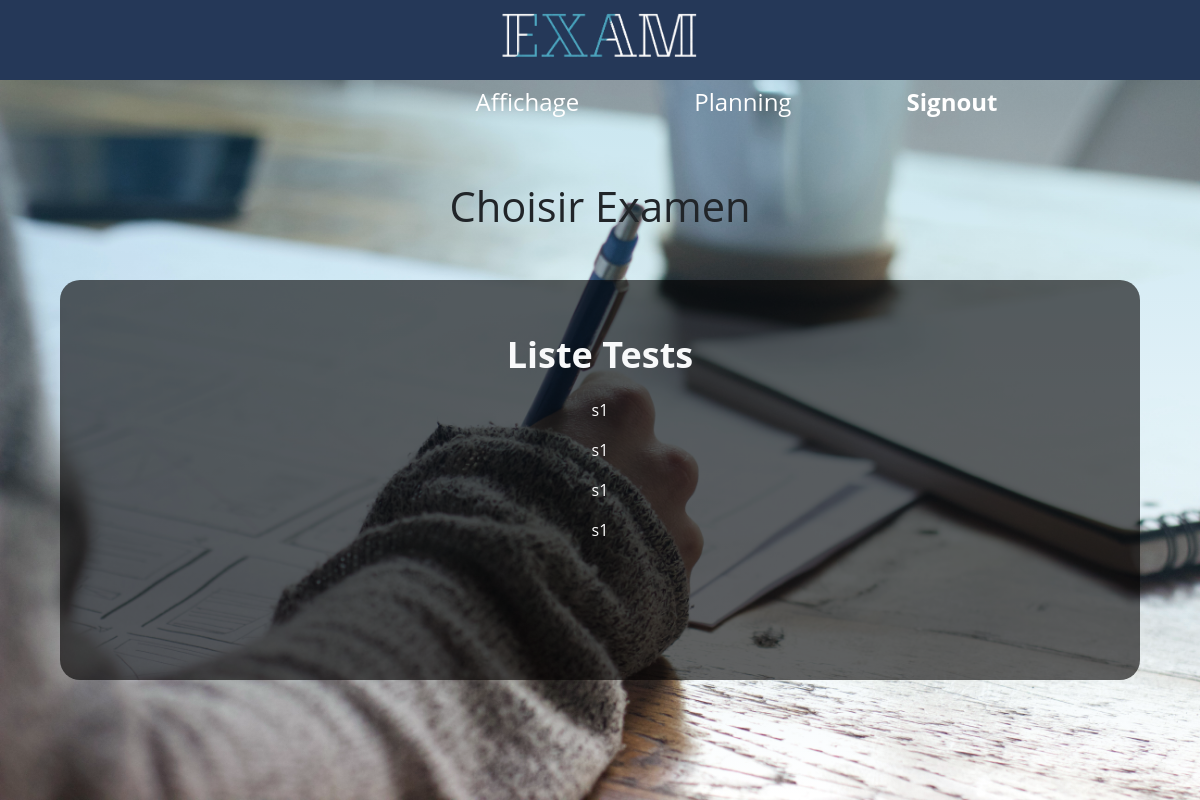
/showtest.php?subid=6 (signed in), run on the app's committed database.
### tables this page shows
CREATE TABLE IF NOT EXISTS `mst_test` (
  `test_id` int(5) NOT NULL AUTO_INCREMENT,
  `sub_id` int(5) NOT NULL,
  `test_name` varchar(30) DEFAULT NULL,
  `total_que` varchar(15) DEFAULT NULL,
  `loginid` varchar(20) NOT NULL,
  `lvl` varchar(20) NOT NULL,
  PRIMARY KEY (`test_id`),
  KEY `sub_id` (`sub_id`),
  KEY `loginid` (`loginid`)
);

### showtest.php (the view, shortened to what this page needs)
<!DOCTYPE HTML PUBLIC "-//W3C//DTD HTML 4.01 Transitional//EN" "http://www.w3.org/TR/html4/loose.dtd">
<html>
<head>
<link href="css/showtest.css" rel="stylesheet" type="text/css">
    <link href="https://cdn.jsdelivr.net/npm/bootstrap@5.0.1/dist/css/bootstrap.min.css" rel="stylesheet">
    <link rel="stylesheet" href="https://cdn.jsdelivr.net/npm/bootstrap-icons@1.5.0/font/bootstrap-icons.css">
</head>
<body>
<?php
include("header.php");
include("database.php");
extract($_GET);
$id=$_SESSION['login'];
    echo " <div class='main'>";
    echo " <h1 bott >Choisir Examen</h1>";
    echo " <div class='down'>";
    echo " <div class='tab'>";
    echo "<table class='table table-borderless table-hover'>";
    echo "<thead >
<tr>
	<th  width='100%' class='text-light'>Liste Tests</th>
</tr>
          </thead>";
$rs=mysqli_query($con,"select * from mst_test where sub_id=$subid and lvl in  (select niv from mst_user where loginMat=$id and mst_test.lvl=mst_user.niv)");
while($row=mysqli_fetch_row($rs))
{
    echo "<tr>
<td><a href=passer.php?testid=$row[0]&subid=$subid>$row[2]</a></td>
</tr>
";
}
echo "</table>";
    echo"</div>";
    echo"</div>";
    echo"</div>";
?>
</body>
</html>

### css/showtest.css (style rules this page uses)
* { margin:0; padding: 0; box-sizing: border-box; font-family: 'Open Sans', sans-serif ; }
.main { display: flex; justify-content: center; width:100%; height: 100vh; background: linear-gradient(rgba(10, 140, 192, 0.247),transparent),url("../image/addSub.jpg"); background-size: cover; background-repeat: no-repeat; flex-direction: column; align-items: center; text-align: center; }
.down { background-color:rgba(2, 0, 0, 0.616); width: 90%; height: 400px; border-radius: 20px; margin-top: 160px; display: flex; justify-content: space-around; flex-direction: column; position: absolute; }
.tab { background-color: transparent; border-radius: 25px; height: 350px; margin-top: 30px; position: relative; overflow: auto ; }
.text-light { font-size: 36px; }
h1 { position:absolute; bottom: 70%; }

### css/header.css (style rules this page uses)
a { color :#fff; text-decoration: none; }
h1 { font-size: 2.6rem; }

### data on the page
mst_test: test_name "s1"
mst_test: test_name "s1"
mst_test: test_name "s1"
mst_test: test_name "s1"
